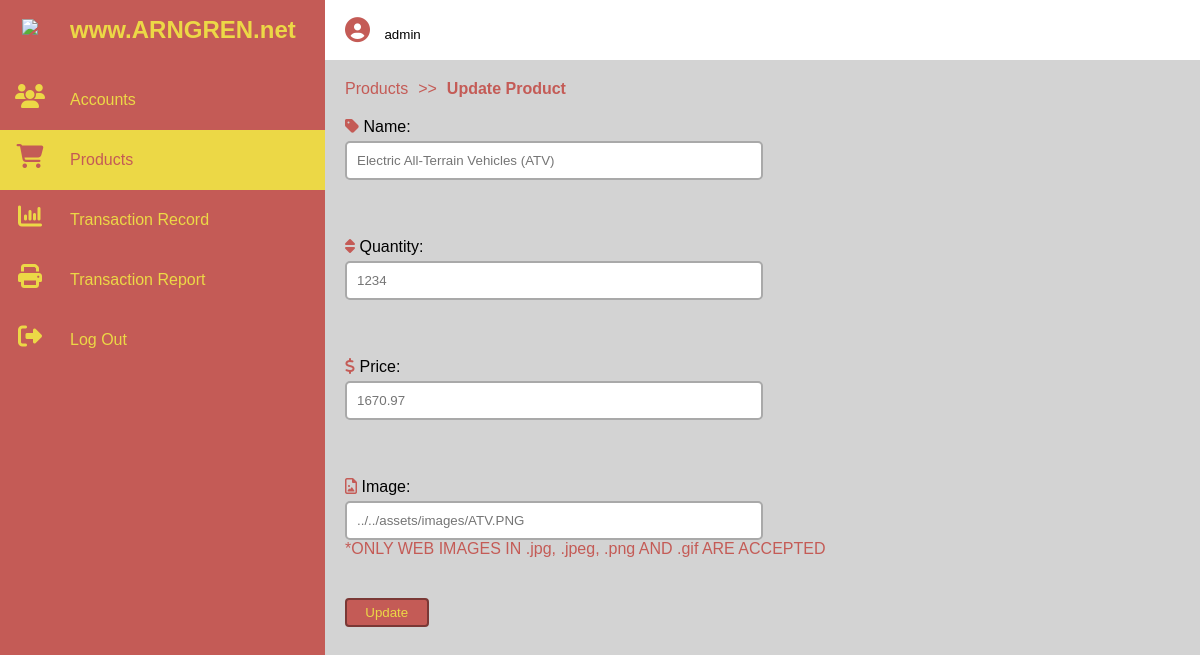
Page /src/admin/product/updateProduct.php?updateID=1 on the committed database.
### tables this page shows
CREATE TABLE `product` (
  `productID` int(11) NOT NULL,
  `productName` varchar(255) NOT NULL,
  `productCtgry` varchar(100) DEFAULT NULL,
  `productQty` int(11) NOT NULL,
  `productPrice` decimal(10,2) NOT NULL,
  `productIMG` varchar(255) NOT NULL
);

### src/admin/product/updateProduct.php (the view, shortened to what this page needs)
<!DOCTYPE HTML>
<html lang = "en">
<head>
	<link rel="stylesheet" href="../../../assets/css/updateProduct.css">
</head>
<body>
	<div class = "container">
		<div class = "sidebar" id = "sidebar">
			<ul>
				<li>
					<a href = "">
						<span class = "icon"><img src = "../../../assets/images/logo.PNG" width = "50px"></span>
						<span class = "title"><h2>www.ARNGREN.net</h2></span>
					</a>
				</li>
				<li>
					<a href = "../../admin/account/dashboard.php">
						<span class = "icon"><i class = "fa fa-users"></i></span>
						<span class = "title">Accounts</span>
					</a>
				</li>
				<li>
					<a class = "active" href = "../../admin/product/product.php">
						<span class = "icon"><i class = "fa fa-shopping-cart"></i></span>
						<span class = "title">Products</span>
					</a>
				</li>
				<li>
					<a href = "../../admin/transaction/record.php">
						<span class = "icon"><i class = "fa fa-bar-chart"></i></span>
						<span class = "title">Transaction Record</span>
					</a>
				</li>
				<li>
					<a href = "../../admin/transaction/report.php">
						<span class = "icon"><i class = "fa fa-print"></i></span>
						<span class = "title">Transaction Report</span>
					</a>
				</li>
				<li>
					<a href = "../../auth/logout.php">
						<span class = "icon"><i class = "fa fa-sign-out"></i></span>
						<span class = "title">Log Out</span>
					</a>
				</li>
			</ul>
		</div>
		<div class = "main">
			<div class = "topbar">
				<div class = "admin">
					<i style = "color: #c45b56" class = "fa fa-user-circle"></i>
					<small>
						<?php
							global $conn;
							$sql = "SELECT adminUsername FROM admin WHERE logStatus = 1;";
							$result = mysqli_query($conn, $sql);
							if ($result -> num_rows > 0)
							{
								while ($row = $result -> fetch_assoc())
								{
									echo $row["adminUsername"];
								}
							}
						?>
					</small>
				</div>
			</div>
			<ul>
				<li>
					<a href = "../../admin/product/product.php">Products</a>
				</li>
				<li>
					<p> >> </p>
				</li>
				<li>
					<a style = "font-weight: bold;">Update Product</a>
				</li>
			</ul>
			<form method = "POST">
				<div class = "form-control">
					<i class = "fa fa-tag"></i>
					<label>Name: </label>
					<input type = "text"
						   name = "productName"
						   id = "productName"
						   placeholder = "<?php $updateID = $_GET['updateID'];
												global $conn;
												$sql = "SELECT productName FROM product WHERE productID = $updateID;";
												$result = mysqli_query($conn, $sql);
												while ($row = $result -> fetch_assoc())
												{
													echo $row["productName"];
												}
										  ?>">
				</div>
				<div class = "form-control">
					<i class = "fa fa-sort"></i>
					<label>Quantity: </label>
					<input type = "number"
						   name = "productQty"
						   id = "productQty"
						   placeholder = "<?php $updateID = $_GET['updateID'];
												global $conn;
												$sql = "SELECT productQty FROM product WHERE productID = $updateID;";
												$result = mysqli_query($conn, $sql);
												while ($row = $result -> fetch_assoc())
												{
													echo $row["productQty"];
												}
										  ?>">
				</div>
				<div class = "form-control">
					<i class = "fa fa-dollar"></i>
					<label>Price: </label>
					<input type = "float"
						   name = "productPrice"
						   id = "productPrice"
						   placeholder = "<?php $updateID = $_GET['updateID'];
												global $conn;
												$sql = "SELECT productPrice FROM product WHERE productID = $updateID;";
												$result = mysqli_query($conn, $sql);
												while ($row = $result -> fetch_assoc())
												{
													echo $row["productPrice"];
												}
										  ?>">
				</div>
				<div class = "form-control">
					<i class = "fa fa-file-image-o"></i>
					<label>Image: </label>
					<input type = "text" name = "productIMG" placeholder = "<?php $updateID = $_GET['updateID'];
												global $conn;
												$sql = "SELECT productIMG FROM product WHERE productID = $updateID;";
												$result = mysqli_query($conn, $sql);
												while ($row = $result -> fetch_assoc())
												{
													echo $row["productIMG"];
												}
										  ?>">
					<span style = "color: #c45b56;">*ONLY WEB IMAGES IN .jpg, .jpeg, .png AND .gif ARE ACCEPTED</span>
				</div>
				<div class = "form-control">
					<input type = "submit" name = "updateAccount" value = "Update"></input>
				</div>
			</form>
		</div>
	</div>
</body>
</html>

### assets/css/updateProduct.css (style rules this page uses)
* { margin: 0; padding: 0; box-sizing: border-box; font-family: Helvetica; }
body { overflow-x: hidden; }
.container { position: relative; width: 100%; }
.sidebar { position: fixed; width: 325px; height: 100%; background: #c45b56; transition: 0.5s; overflow: hidden; }
.sidebar a.active { background: #ecd846; color: #ecd846; }
.sidebar ul li a.active .icon .fa { color: #c45b56; font-size: 24px; }
.sidebar ul li a.active .title { position: relative; display: block; padding: 0 10px; height: 60px; line-height: 60px; color: #c45b56; white-space: nowrap; }
.sidebar ul { position: absolute; top: 0; left: 0; width: 100%; }
.sidebar ul li { position: relative; width: 100%; list-style: none; }
.sidebar ul li:nth-child(1) { margin-bottom: 10px; }
.sidebar ul li a { position: relative; display: block; width: 100%; display: flex; text-decoration: none; }
.sidebar ul li a .icon { position: relative; display: block; min-width: 60px; height: 60px; line-height: 60px; text-align: center; }
.sidebar ul li a .icon .fa { color: #ecd846; font-size: 24px; }
.sidebar ul li a .title { position: relative; display: block; padding: 0 10px; height: 60px; line-height: 60px; color: #ecd846; white-space: nowrap; }
.main { position: absolute; width: calc(100% - 325px); left: 325px; min-height: 100vh; background: lightgrey; }
.main .topbar { width: 100%; background: white; height: 60px; display: flex; justify-content: space-between; align-items: center; padding: 20px; }
.main .topbar i { font-size: 25px; }
.main .topbar small { visibility: visible; padding: 10px; }
.main .form-control { padding: 20px; }
.main ul { list-style-type: none; overflow: hidden; padding: 20px 20px 0 20px; }
.main ul li { float: left; padding-right: 10px; color: #c45b56; }
.main ul li a { display: block; color: #c45b56; text-decoration: none; }
.main ul li p { display: block; color: #c45b56; text-decoration: none; }
.form-control { padding-bottom: 20px; }
.form-control i { color: #c45b56; }
.form-control label { display: inline-block; margin-bottom: 5px; }
.form-control input[type=text], input[type=number], input[type=float] { border: 2px solid darkgrey; border-radius: 5px; display: block; padding: 10px; width: 50%; }
.form-control input[type=submit] { background-color: #c45b56; padding: 5px; border-radius: 4px; border: 2px solid #7a3835; color: #ecd846; width: 10%; }

### rows in the picture
product: productName "Electric All-Terrain Vehicles (ATV)", productQty "1234", productPrice "1670.97", productIMG "../../assets/images/ATV.PNG"

### other values in the picture
$row["adminUsername"] "admin"
